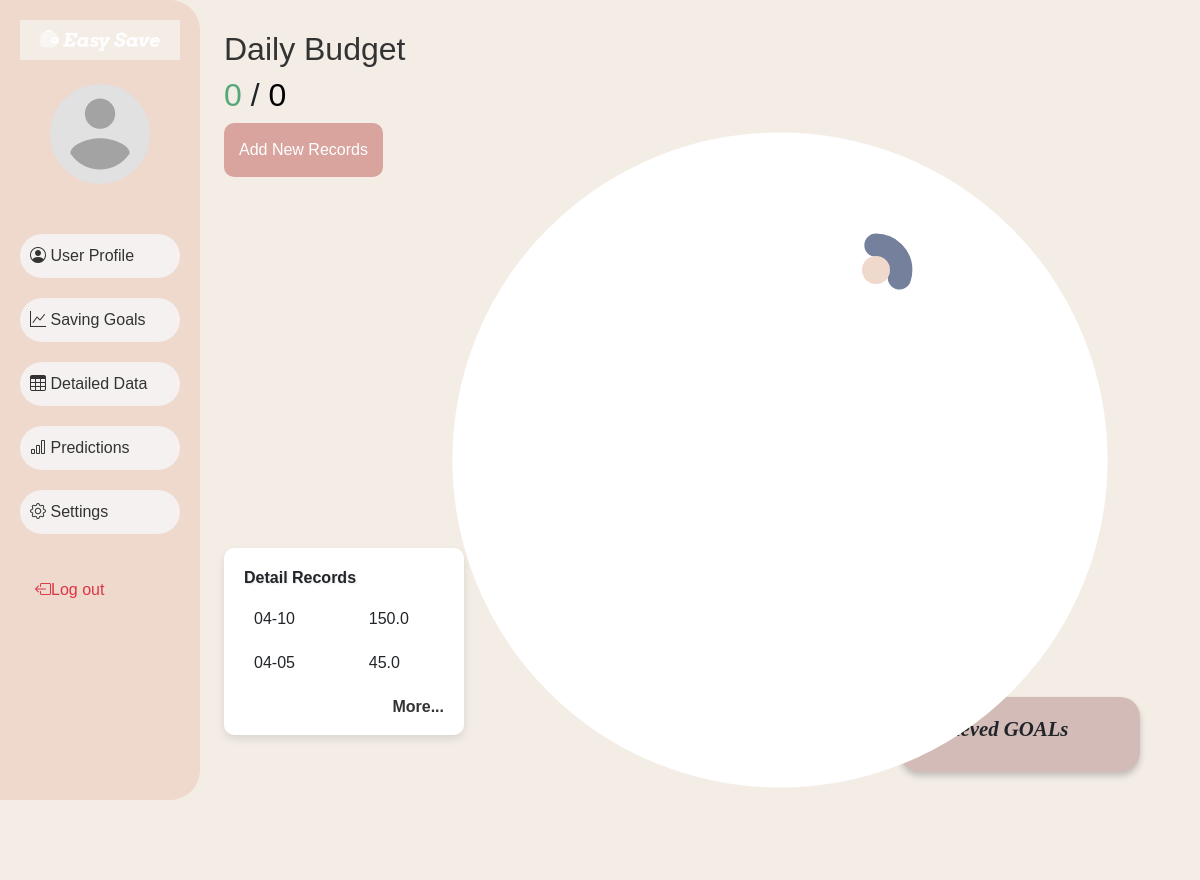
The app's page /home (signed in), older data.
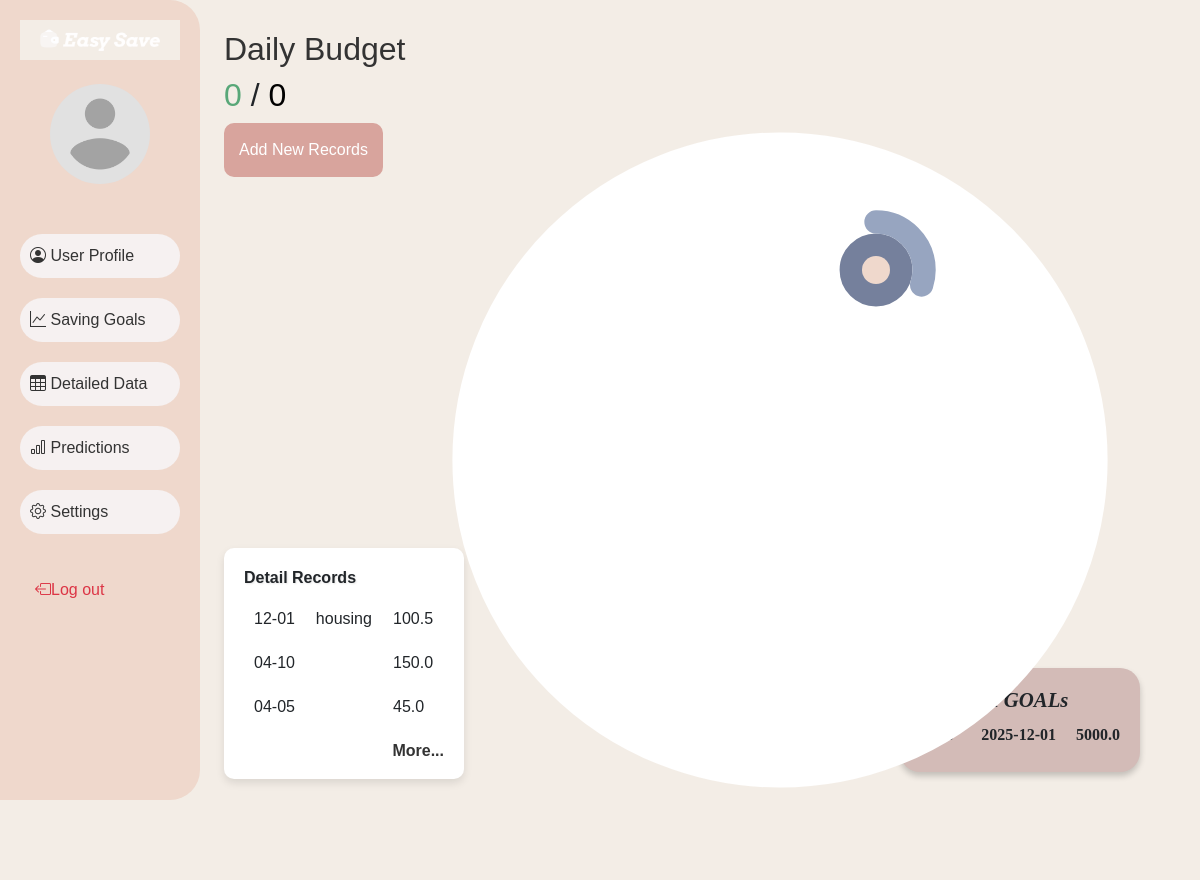
The same page, newer data.
### database.py (models this page shows, shortened)
class User(db.Model):
    __tablename__ = 'user'
    user_id = db.Column(db.Integer, primary_key=True, autoincrement=True)
    username = db.Column(db.String(100), nullable=False, unique=True)
    nickname = db.Column(db.String(100),nullable=True)
    average_income = db.Column(db.Float)
    average_spending = db.Column(db.Float)
    emailaddress = db.Column(db.String(150), nullable=True)
    password = db.Column(db.String(200), nullable=True)
    age = db.Column(db.Integer)
    gender = db.Column(db.String(10))
    year_in_school = db.Column(db.String(50))
    major = db.Column(db.String(100))
    profile_picture = db.Column(db.String(200), nullable=False, default='default_picture.png')
    created_at = db.Column(db.DateTime, default=db.func.current_timestamp())
    updated_at = db.Column(db.DateTime, default=db.func.current_timestamp(), onupdate=db.func.current_timestamp())
    spendings = db.relationship('Detail', backref='user', lazy=True)
    saving_goals = db.relationship('Saving_Goal', backref='user', lazy=True)
    spendings_records = db.relationship('Record', backref='user', lazy=True)

class  Record(db.Model):
    __tablename__ = 'record'
    record_id = db.Column(db.Integer, primary_key=True, autoincrement=True)
    user_id = db.Column(db.Integer, db.ForeignKey('user.user_id'), nullable=True)
    amount = db.Column(db.Float)
    date = db.Column(db.DateTime)
    category = db.Column(db.String(200))
    note = db.Column(db.String(300))

class Saving_Goal(db.Model):
    __tablename__ = 'saving_goal'
    saving_goal_id = db.Column(db.Integer, primary_key=True, autoincrement=True)
    user_id = db.Column(db.Integer, db.ForeignKey('user.user_id'), nullable=True)
    name = db.Column(db.String(200))
    amount = db.Column(db.Float, nullable=False, default=0.0)
    start_date = db.Column(db.DateTime)
    end_date = db.Column(db.DateTime)
    progress = db.Column(db.String(100))
    progress_amount = db.Column(db.Float, nullable=False, default=0.0)

### app.py (the view)
@app.route('/home')
def home():
    if 'user_id' not in session:
        return render_template('login.html')
    user_id = session.get('user_id')
    user = User.query.filter_by(user_id=user_id).first()
    spending = Record.query.filter_by(user_id=user.user_id).order_by(Record.date.desc()).limit(3).all()
    today = datetime.now().date()
    today_records = Record.query.filter(
        Record.user_id == user.user_id,
        func.date(Record.date) == today
    ).all()
    savingGoal = Saving_Goal.query.filter_by(user_id=user.user_id).order_by(Saving_Goal.end_date.desc()).first()
    savingGoals = Saving_Goal.query.filter_by(user_id=user.user_id).order_by(Saving_Goal.end_date.desc()).limit(3).all()
    achievedGoals = Saving_Goal.query.filter(
        Saving_Goal.user_id == user.user_id,
        Saving_Goal.progress == "finished"
    ).order_by(Saving_Goal.end_date.desc()).limit(3).all()
    category_averages = fetch_combined_financial_data(user_id, db.session)
    print(f"[DEBUG] Category Averages: {category_averages}")
    avg_disposable_income = user.average_income or 0.0
    avg_spending = user.average_spending or 0.0
    print(f"[DEBUG] Average Disposable Income: {avg_disposable_income}")
    print(f"[DEBUG] Average Spending: {avg_spending}")
    if savingGoal:
        savings_goal = savingGoal.amount
    else:
        savings_goal = avg_disposable_income * 0.20  # Default 20% if no goal set
    daily_budget = generate_daily_budget(user_id, db.session)
    print(f"[DEBUG] Daily Budget (from daily_budget_algorithm): {daily_budget}")
    return render_template(
        'index.html',
        active_page='home',
        user=user,
        spending=spending,
        savingGoals=savingGoals,
        daily_budget=round(daily_budget, 2),
        today_records=today_records,
        achievedGoals=achievedGoals
    )

### templates/index.html (shortened to what this page needs)
{% extends "base.html" %}
{% block styles %}
    <link rel="stylesheet" href="{{ url_for('static', filename='css/index.css') }}">
{% endblock %}
{% block content %}
<div class="flex-container">
    <div>
        {% set budget = daily_budget if daily_budget != 0 else 0 %}
        {% set ns = namespace(total_amount=0) %}
        {% for record in today_records %}
            {% if record.category not in ["allowance", "income", "living_expenses"] %}
                {% set ns.total_amount = (ns.total_amount + record.amount)|round(2) %}
            {% endif %}
        {% endfor %}
        <h2 style="color: #333;">Daily Budget</h2>
        <h2 class="buget-text">
            <span id="spent" style="color: #58A778;">{{ ns.total_amount }}</span>
            /
            <span id="total" style="color: black;">{{ budget }}</span>
        </h2>
        <button class="btn-add-record add-new-records" onclick="window.location.href='/newRecords'">Add New Records</button>
    </div>
    <div class="detail-records">
        <h2>Detail Records</h2>
        <table class="records-table">
            <tbody>
                {%for record in spending%}
                    <tr>
                        <td>{{record.date.strftime('%m-%d')}}</td>
                        <td>{{record.category.split(':')[1]}}</td>
                        <td>{{record.amount}}</td>
                    </tr>
                {%endfor%}
            </tbody>
        </table>
        <p class="more-link"><a href="/details_and_charts">More...</a></p>
    </div>
    <div class="achieved-goals">
        <h3>Achieved GOALs</h3>
        {%for goal in achievedGoals%}
            <div class="goal-item">
                <span class="goal-name">{{goal.name}}</span>
                <span class="goal-date">{{goal.end_date.strftime('%Y-%m-%d')}}</span>
                <span class="goal-amount">{{goal.amount}}</span>
            </div>
        {%endfor%}
    </div>
    <div class="spending">
        <svg viewBox="0 0 100 100" class="circular-chart">
            <circle class="circle-bg-spending" cx="50" cy="50" r="29" />
            <circle class="circle-center-spending" cx="50" cy="50" r="19.6" />
            {% if today_records is not none %}
                {% set circumference = 2 * 3.14159 * 29 %}
                {% set ns = namespace(prev_filled_length=0) %}
                {% for record in today_records %}
                    {% if record.category not in ["allowance", "income", "living_expenses"] %}
                        {% set percentage = 0 if budget == 0 else (((record.amount / budget) * 100) | round) %}
                        {% set filled_length = (percentage / 100) * circumference %}
                        {% set stroke_dasharray = "{} {}".format(filled_length, circumference) %}
                        {% if  ns.prev_filled_length == 0 %}
                            {% set stroke_dashoffset =  ns.prev_filled_length %}
                        {%else%}
                            {%set stroke_dashoffset =  filled_length + ns.prev_filled_length%}
                        {%endif%}
                        <circle class="circle spending-progress spending-{{ loop.index }}"
                                cx="50" cy="50" r="29"
                                stroke-dasharray="{{ stroke_dasharray }}"
                                stroke-dashoffset="{{ stroke_dashoffset }}">
                                <title>{{record.category}}  {{record.amount}}</title>
                        </circle>
                        {% set ns.prev_filled_length = ns.prev_filled_length + filled_length %}
                    {% endif %}
                {% endfor %}
            {% endif %}
        </svg>
        {% if savingGoals is not none %}
        <div class="saving-goals">
            <svg viewBox="0 0 36 36" class="circular-chart">
                    {% set ns = namespace(radius = 5.3) %}
                    <circle class="circle-bg" cx="18" cy="18" r="{{ns.radius * (savingGoals|length)}}" />
                {% for goal in savingGoals %}
                {% set progress_amount = goal.progress_amount if goal.progress_amount is not none else 0.0 %}
                {% set total_amount = goal.amount if goal.amount is not none else 0.0 %}
                {% set percentage = (progress_amount / total_amount * 100) if total_amount != 0 else 0 %}
                {% set percentage = percentage | round %}
                {% set circumference = 2 * 3.14159 * ns.radius %}
                {% set filled_length = (percentage / 100) * circumference %}
                {% set stroke_dasharray = "{} {}".format(filled_length, circumference) %}
                    <circle class="circle goal-{{loop.index}}"
                        cx="18" cy="18" r="{{ ns.radius }}"
                        stroke-dasharray="{{ stroke_dasharray }}">
    <title>{{ progress_amount }}/{{ total_amount }}  {{ percentage | round }}%</title>
                    </circle>
                    {% set ns.radius = ns.radius + 5 %}
                {% endfor %}
                <circle class="circle-center" cx="18" cy="18" r="3"/>
            </svg>
        </div>
        {% endif %}
    </div>
</div>
{% endblock %}

### templates/base.html (shortened to what this page needs)
<!DOCTYPE html>
<html lang="en">
<head>
    <link href="https://cdn.jsdelivr.net/npm/bootstrap@5.3.0/dist/css/bootstrap.min.css" rel="stylesheet">
    <link href="https://cdn.jsdelivr.net/npm/bootstrap-icons@1.10.5/font/bootstrap-icons.css" rel="stylesheet">
    <link rel="stylesheet" href="{{ url_for('static', filename='css/styles.css') }}">
    {% block styles %}{% endblock %}
</head>
<body>
    <div class="container-fluid">
        <div class="row">
            <nav id="sidebar" class="col-md-3 col-lg-2 d-md-block sidebar">
                <a href="/home">
                <img src="{{ url_for('static', filename='logo.png')}}" alt="Logo" id="topLeftImage" style=" top: 15px; width: 100%; height: 40px;">
                </a>
    <div class="position-sticky">
        <div class="text-center py-4">
            <img src="{{ url_for('static', filename='profile_pictures/' ~ (user.profile_picture | default('default_picture.png'))) }}?t={{ config['SEND_FILE_MAX_AGE_DEFAULT'] }}"
                 alt="Profile Picture" class="rounded-circle mb-3" width="100">
        </div>
                    <ul class="nav flex-column">
                        <li class="nav-item">
                            <a class="nav-link {% if active_page == 'userProfile' %}active{% endif %}" href="/userProfile">
                                <i class="bi bi-person-circle"></i> User Profile
                            </a>
                        </li>
                        <li class="nav-item">
                            <a class="nav-link {% if active_page == 'savingGoal' %}active{% endif %}" href="/savingGoal">
                                <i class="bi bi-graph-up"></i> Saving Goals
                            </a>
                        </li>
                        <li class="nav-item">
                            <a class="nav-link {% if active_page == 'detailedData' %}active{% endif %}" href="/details_and_charts">
                                <i class="bi bi-table"></i> Detailed Data
                            </a>
                        </li>
                        <li class="nav-item">
                            <a class="nav-link {% if active_page == 'predict' %}active{% endif %}" href="/predict">
                                <i class="bi bi-bar-chart"></i> Predictions
                            </a>
                        </li>
                        <li class="nav-item">
                            <a class="nav-link {% if active_page == 'setting' %}active{% endif %}" href="/setting">
                                <i class="bi bi-gear"></i> Settings
                            </a>
                        </li>
                        <li class="nav-item mt-4 logout">
                            <a class="nav-link text-danger" href="/logout">
                                <i class="bi bi-box-arrow-left"></i> Log out
                            </a>
                        </li>
                    </ul>
                </div>
            </nav>
            <main class="col-md-9 ms-sm-auto col-lg-10 px-md-4">
                {% block content %}
                {% endblock %}
            </main>
        </div>
    </div>
</body>
</html>

Row changes from the older to the newer data that the page shows:
added Record: date "12-01", category "housing", amount "100.5"
added Saving_Goal: name "None", end_date "2025-12-01", amount "5000.0"
